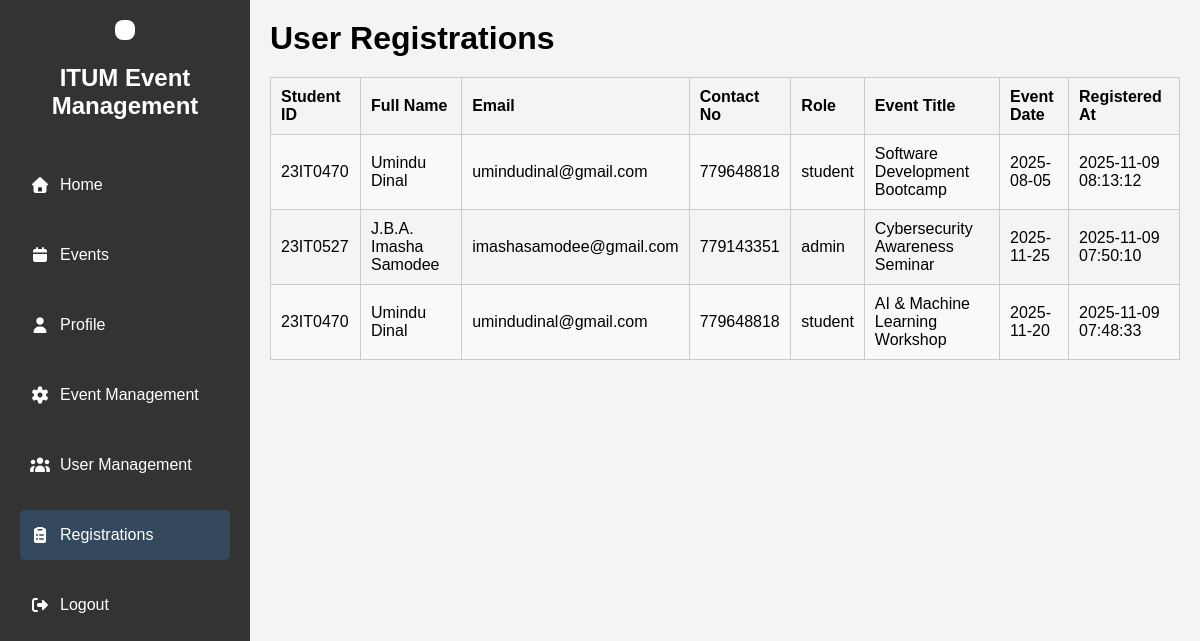
/api/registrations.php (signed in), run on the app's committed database.
### tables this page shows
CREATE TABLE IF NOT EXISTS `registrations` (
  `id` int NOT NULL AUTO_INCREMENT,
  `student_id` varchar(250) NOT NULL,
  `event_id` varchar(250) NOT NULL,
  `registered_at` timestamp NULL DEFAULT CURRENT_TIMESTAMP,
  PRIMARY KEY (`id`)
);

CREATE TABLE IF NOT EXISTS `users` (
  `id` int NOT NULL AUTO_INCREMENT,
  `student_id` varchar(250) NOT NULL,
  `full_name` varchar(250) NOT NULL,
  `email` varchar(250) NOT NULL,
  `contact_no` int NOT NULL,
  `password` varchar(250) NOT NULL,
  `role` varchar(20) NOT NULL DEFAULT 'user',
  PRIMARY KEY (`id`),
  UNIQUE KEY `Student ID` (`student_id`)
);

CREATE TABLE IF NOT EXISTS `events` (
  `id` int NOT NULL AUTO_INCREMENT,
  `event_id` varchar(10) NOT NULL,
  `title` varchar(250) NOT NULL,
  `date` date NOT NULL,
  `location` varchar(250) NOT NULL,
  `status` varchar(50) NOT NULL,
  `description` text NOT NULL,
  PRIMARY KEY (`id`),
  UNIQUE KEY `Event ID` (`event_id`)
);

### api/registrations.php (the view, shortened to what this page needs)
<?php
include 'connection.php';
$sql = "SELECT u.student_id, u.full_name, u.email, u.contact_no, u.role,
               e.title AS event_title, e.date AS event_date, r.registered_at
        FROM registrations r
        JOIN users u ON r.student_id = u.student_id
        JOIN events e ON r.event_id = e.event_id
        ORDER BY r.registered_at DESC";
$result = $conn->query($sql);
?>
<!DOCTYPE html>
<html lang="en">
<head>
<link rel="stylesheet" href="dashboard_style.css">
<link rel="stylesheet" href="https://cdnjs.cloudflare.com/ajax/libs/font-awesome/7.0.1/css/all.min.css">
</head>
<body>
<div class="dashboard">
    <div class="sidebar">
        <div class="logo">
            <img src="https://lms.itum.mrt.ac.lk/pluginfile.php/1/theme_moove/logo/1717571353/site-logo.png" alt="">
        </div>
        <h2>ITUM Event Management</h2>
        <ul>
            <li><a href="dashboard.php"><i class="fa-solid fa-home"></i> Home</a></li>
            <li><a href="event.php"><i class="fa-solid fa-calendar"></i> Events</a></li>
            <li><a href="profile.php"><i class="fa-solid fa-user"></i> Profile</a></li>
            <?php if(isset($_SESSION['role']) && $_SESSION['role'] == 'admin'): ?>
                <li><a href="event_management.php"><i class="fa-solid fa-gear"></i> Event Management</a></li>
                <li><a href="user_management.php"><i class="fa-solid fa-users"></i> User Management</a></li>
                <li><a href="registrations.php" class="active"><i class="fa-solid fa-clipboard-list"></i> Registrations</a></li>
            <?php endif; ?>
            <li><a href="logout.php"><i class="fa-solid fa-right-from-bracket"></i> Logout</a></li>
        </ul>
    </div>
    <div class="main-content">
        <h1>User Registrations</h1>
        <?php if($result->num_rows > 0): ?>
            <table>
                <tr>
                    <th>Student ID</th>
                    <th>Full Name</th>
                    <th>Email</th>
                    <th>Contact No</th>
                    <th>Role</th>
                    <th>Event Title</th>
                    <th>Event Date</th>
                    <th>Registered At</th>
                </tr>
                <?php while($row = $result->fetch_assoc()): ?>
                    <tr>
                        <td><?php echo htmlspecialchars($row['student_id']); ?></td>
                        <td><?php echo htmlspecialchars($row['full_name']); ?></td>
                        <td><?php echo htmlspecialchars($row['email']); ?></td>
                        <td><?php echo htmlspecialchars($row['contact_no']); ?></td>
                        <td><?php echo htmlspecialchars($row['role']); ?></td>
                        <td><?php echo htmlspecialchars($row['event_title']); ?></td>
                        <td><?php echo htmlspecialchars($row['event_date']); ?></td>
                        <td><?php echo htmlspecialchars($row['registered_at']); ?></td>
                    </tr>
                <?php endwhile; ?>
            </table>
        <?php else: ?>
            <p>No registrations found.</p>
        <?php endif; ?>
    </div>
</div>
</body>
</html>

### api/dashboard_style.css (style rules this page uses)
* { margin: 0; padding: 0; box-sizing: border-box; font-family: Arial, sans-serif; }
body { background-color: #f4f4f4; }
.dashboard { display: flex; }
.sidebar { width: 250px; background-color: #333; color: white; height: 100vh; position: fixed; padding-top: 20px; }
.sidebar .logo { text-align: center; margin-bottom: 20px; }
.sidebar .logo img { width: 200px; height: auto; background: #fff; padding: 10px; border-radius: 8px; }
.sidebar h2 { text-align: center; margin-bottom: 30px; }
.sidebar ul { list-style: none; }
.sidebar ul li { padding: 10px 20px; }
.sidebar ul li a { color: white; text-decoration: none; height: 50px; display: flex; align-items: center; padding: 10px; }
.sidebar ul li a i { margin-right: 10px; }
.sidebar ul li a:hover, .sidebar ul li a.active { background-color: #34495e; border-radius: 5px; }
.main-content { margin-left: 250px; padding: 20px; width: calc(100% - 250px); padding-bottom: 40px; }
table { width: 100%; border-collapse: collapse; margin-top: 20px; }
th, td { border: 1px solid #ccc; padding: 10px; text-align: left; }
th { background-color: #f2f2f2; text-align: center; }
tr:nth-child(even) { background-color: #f9f9f9; }

### api/registrations.php (style rules this page uses)
table { width: 100%; border-collapse: collapse; margin-top: 20px; }
th, td { padding: 10px; border: 1px solid #ccc; text-align: left; }
th { background-color: #f4f4f4; }

### data on the page
registrations: users.student_id "23IT0470", users.full_name "Umindu Dinal", users.email "umindudinal@gmail.com", users.contact_no "779648818", users.role "student", events.title "Software Development Bootcamp", events.date "2025-08-05", registered_at "2025-11-09 08:13:12"
registrations: users.student_id "23IT0527", users.full_name "J.B.A. Imasha Samodee", users.email "imashasamodee@gmail.com", users.contact_no "779143351", users.role "admin", events.title "Cybersecurity Awareness Seminar", events.date "2025-11-25", registered_at "2025-11-09 07:50:10"
registrations: users.student_id "23IT0470", users.full_name "Umindu Dinal", users.email "umindudinal@gmail.com", users.contact_no "779648818", users.role "student", events.title "AI & Machine Learning Workshop", events.date "2025-11-20", registered_at "2025-11-09 07:48:33"
